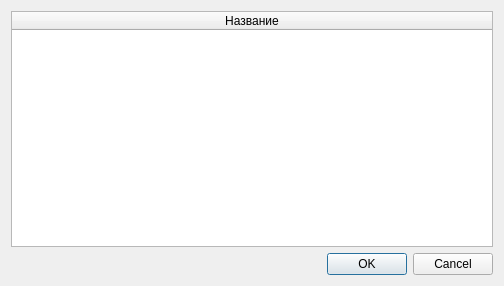
<?xml version="1.0" encoding="UTF-8"?>
<ui version="4.0">
 <class>ColorChooserDialog</class>
 <widget class="QDialog" name="ColorChooserDialog">
  <property name="geometry">
   <rect>
    <x>0</x>
    <y>0</y>
    <width>504</width>
    <height>286</height>
   </rect>
  </property>
  <property name="windowTitle">
   <string>Редактировать цвета классов</string>
  </property>
  <layout class="QGridLayout" name="_grid_layout">
   <item row="0" column="0">
    <widget class="QTableWidget" name="_table">
     <property name="editTriggers">
      <set>QAbstractItemView::NoEditTriggers</set>
     </property>
     <attribute name="horizontalHeaderCascadingSectionResizes">
      <bool>false</bool>
     </attribute>
     <attribute name="horizontalHeaderDefaultSectionSize">
      <number>200</number>
     </attribute>
     <attribute name="horizontalHeaderShowSortIndicator" stdset="0">
      <bool>false</bool>
     </attribute>
     <attribute name="horizontalHeaderStretchLastSection">
      <bool>true</bool>
     </attribute>
     <attribute name="verticalHeaderStretchLastSection">
      <bool>false</bool>
     </attribute>
     <column>
      <property name="text">
       <string>Название</string>
      </property>
     </column>
    </widget>
   </item>
   <item row="1" column="0">
    <widget class="QDialogButtonBox" name="_button_box">
     <property name="orientation">
      <enum>Qt::Horizontal</enum>
     </property>
     <property name="standardButtons">
      <set>QDialogButtonBox::Cancel|QDialogButtonBox::Ok</set>
     </property>
    </widget>
   </item>
  </layout>
 </widget>
 <resources/>
 <connections>
  <connection>
   <sender>_button_box</sender>
   <signal>accepted()</signal>
   <receiver>ColorChooserDialog</receiver>
   <slot>accept()</slot>
   <hints>
    <hint type="sourcelabel">
     <x>248</x>
     <y>254</y>
    </hint>
    <hint type="destinationlabel">
     <x>157</x>
     <y>274</y>
    </hint>
   </hints>
  </connection>
  <connection>
   <sender>_button_box</sender>
   <signal>rejected()</signal>
   <receiver>ColorChooserDialog</receiver>
   <slot>reject()</slot>
   <hints>
    <hint type="sourcelabel">
     <x>316</x>
     <y>260</y>
    </hint>
    <hint type="destinationlabel">
     <x>286</x>
     <y>274</y>
    </hint>
   </hints>
  </connection>
 </connections>
</ui>
